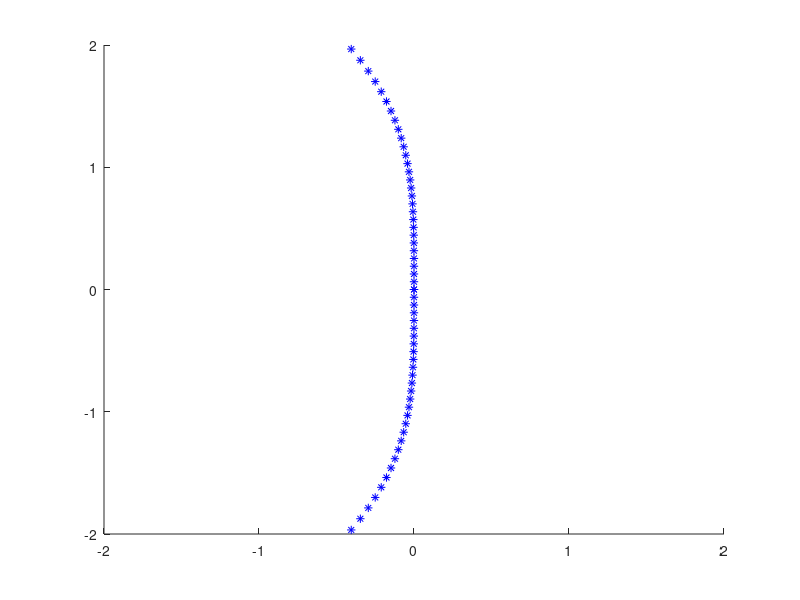

Reproduce this figure in MATLAB.
%%%%%%%%%%%%%%%%%%%%%%%%%%%%%%%%%%%%%%%%%%%%%%%%%%%%%%%%%%%%%%%%%%%%%%%
%Region of Stability of Euler's Method
%EM y_i+1=y_i+h f(x_i,y_i)
% r(lambda h)=(1+h*lambda)
r=@(z)(1+z)
disp('Forward Euler')
%Method 1
disp('Method 1')
xval=linspace(-2,2);
yval=linspace(-2,2);
[X Y]=meshgrid(xval,yval);
Z=X+1i*Y;
Rval=abs(r(Z));
clf
colormap autumn
h=pcolor(xval,yval,(Rval<1)*1.0);
colorbar
title('Region of Stability of Euler Method')
xlabel('real(\lambda h)')
ylabel('imag(\lambda h)')
pause
%Method 2
disp('Method 2')
thetaval=linspace(0,2*pi);
data=[];
i=1;
for theta=thetaval
    %Polynomial for matlab 
    %will be 
    r=[1 1-exp(1i*theta)];
    data(i,:)=roots(r);
    i=i+1;
end
hold on



plot(data(:),'b*')
pause
%%%%%%%%%%%%%%%%%%%%%%%%%%%%%%%%%%%%%%%%%%%%%%%%%%%%%%%%%%%%%%%%%%%%%%%%%%%%%
%Region of Stability of Backward Euler's Method
%BEM y_i+1=y_i+h f(x_i+1,y_i+1)
% r(lambda h)=1./(1-h*lambda)
r=@(z)1./(1-z)
disp('Backward Euler')
%Method 1
disp('Method 1')
xval=linspace(-2,2);
yval=linspace(-2,2);
[X Y]=meshgrid(xval,yval);
Z=X+1i*Y;
Rval=abs(r(Z));
clf
colormap autumn
pcolor(xval,yval,(Rval<1)*1.0)
colorbar
title('Region of Stability of Backward Euler Method')
xlabel('real(\lambda h)')
ylabel('imag(\lambda h)')
pause
%Method 2
disp('Method 2')
%To use method 2 for rational functions 
% r(z)= h(z)/g(z)
% Let h(z)/g(z)=e^{i theta}
% then
% h(z)-g(z)*e^{i theta}
% Is the polynomial whose roots we want to find
thetaval=linspace(0,2*pi);
data=[];
i=1;

for theta=thetaval
    %h=1 -> [ 0 1]%
    %g=(1-z) -> [-1 1]
    % Hence the coefficients will be
    r=[0 1]-exp(1i*theta)*[-1 1];
    data(i,:)=roots(r);
    i=i+1;
end
hold on

plot(data(:),'b*')
pause
%%%%%%%%%%%%%%%%%%%%%%%%%%%%%%%%%%%%%%%%%%%%%%%%%%%%%%%%%%%%%%%%%%%%%%%%%%%%%
%Region of Stability of Backward Euler's Method approximated with
%Forward Euler and one fixed point iteration
%approximate BEM y_i+1=y_i+h f(x_i+1,y_i+h *f(x_i,y_i)))
% r(lambda h)=(1+h lambda+ (hlambda)^2
r=@(z)1+z+z.^2
disp('Backward Euler')
%Method 1
disp('Method 1')
xval=linspace(-2,2);
yval=linspace(-2,2);
[X Y]=meshgrid(xval,yval);
Z=X+1i*Y;
Rval=abs(r(Z));
clf
colormap autumn
pcolor(xval,yval,(Rval<1)*1.0)
colorbar
title('Region of Stability of Backward Euler Method')
xlabel('real(\lambda h)')
ylabel('imag(\lambda h)')
pause
%Method 2
disp('Method 2')
%To use method 2 for rational functions 
% r(z)= h(z)/g(z)
% Let h(z)/g(z)=e^{i theta}
% then
% h(z)-g(z)*e^{i theta}
% Is the polynomial whose roots we want to find
thetaval=linspace(0,2*pi);
data=[];
i=1;

for theta=thetaval
    %h=1 -> [ 0 1]%
    %g=(1-z) -> [-1 1]
    % Hence the coefficients will be
    r=[1 1 1]-exp(1i*theta)*[0 0 1];
    data(i,:)=roots(r);
    i=i+1;
end
hold on

plot(data(:),'b*')
pause

%%%%%%%%%%%%%%%%%%%%%%%%%%%%%%%%%%%%%%%%%%%%%%%%%%%%%%%%%%%%%%%%%%%%%%%%%%%%%
%Region of Stability of Backward Euler's Method approximated with
%Forward Euler and two fixed point iterations
%approximate BEM y_i+1=y_i+h f(x_i+1,y_i+h f(x_i+1,y_i+h *f(x_i,y_i)))_
% r(lambda h)=(1+h lambda+ (hlambda)^2+(h lambda)^3
r=@(z)1+z+z.^2+z.^3;
disp('Backward Euler with two FPI')
%Method 1
disp('Method 1')
xval=linspace(-2,2);
yval=linspace(-2,2);
[X Y]=meshgrid(xval,yval);
Z=X+1i*Y;
Rval=abs(r(Z));
clf
colormap autumn
pcolor(xval,yval,(Rval<1)*1.0)
colorbar
title('Region of Stability of Backward Euler Method')
xlabel('real(\lambda h)')
ylabel('imag(\lambda h)')
pause
%Method 2
disp('Method 2')
%To use method 2 for rational functions 
% r(z)= h(z)/g(z)
% Let h(z)/g(z)=e^{i theta}
% then
% h(z)-g(z)*e^{i theta}
% Is the polynomial whose roots we want to find
thetaval=linspace(0,2*pi);
data=[];
i=1;

for theta=thetaval
    %h=1 -> [ 0 1]%
    %g=(1-z) -> [-1 1]
    % Hence the coefficients will be
    r=[1 1 1 1]-exp(1i*theta)*[0 0 0 1];
    data(i,:)=roots(r);
    i=i+1;
end
hold on

plot(data(:),'b*')
pause


%%%%%%%%%%%%%%%%%%%%%%%%%%%%%%%%%%%%%%%%%%%%%%%%%%%%%%%%%%%%%%%%%%%%%%%%%%%%%
%Region of Stability of Backward Euler's Method approximated with
%Forward Euler and three fixed point iterations
r=@(z)1+z+z.^2+z.^3+z.^4;
disp('Backward Euler with three FPI')
%Method 1
disp('Method 1')
xval=linspace(-2,2);
yval=linspace(-2,2);
[X Y]=meshgrid(xval,yval);
Z=X+1i*Y;
Rval=abs(r(Z));
clf
colormap autumn
pcolor(xval,yval,(Rval<1)*1.0)
colorbar
title('Region of Stability of Backward Euler Method')
xlabel('real(\lambda h)')
ylabel('imag(\lambda h)')
pause
%Method 2
disp('Method 2')
%To use method 2 for rational functions 
% r(z)= h(z)/g(z)
% Let h(z)/g(z)=e^{i theta}
% then
% h(z)-g(z)*e^{i theta}
% Is the polynomial whose roots we want to find
thetaval=linspace(0,2*pi);
data=[];
i=1;

for theta=thetaval
    %h=1 -> [ 0 1]%
    %g=(1-z) -> [-1 1]
    % Hence the coefficients will be
    r=[1 1 1 1 1]-exp(1i*theta)*[0 0 0 0 1];
    data(i,:)=roots(r);
    i=i+1;
end
hold on

plot(data(:),'b*')
pause

%%%%%%%%%%%%%%%%%%%%%%%%%%%%%%%%%%%%%%%%%%%%%%%%%%%%%%%%%%%%%%%%%%%%%%%%%%%%%
%Region of Stability of Backward Euler's Method approximated with
%Forward Euler and ten fixed point iterations
r=@(z)1+z+.5*z.^2;
disp('Midpoint Rule')
%Method 1
disp('Method 1')
xval=linspace(-2,2);
yval=linspace(-2,2);
[X Y]=meshgrid(xval,yval);
Z=X+1i*Y;
Rval=abs(r(Z));
clf
colormap autumn
pcolor(xval,yval,(Rval<1)*1.0)
colorbar
title('Region of Stability of Backward Euler Method')
xlabel('real(\lambda h)')
ylabel('imag(\lambda h)')
pause
%Method 2
disp('Method 2')
%To use method 2 for rational functions 
% r(z)= h(z)/g(z)
% Let h(z)/g(z)=e^{i theta}
% then
% h(z)-g(z)*e^{i theta}
% Is the polynomial whose roots we want to find
thetaval=linspace(0,2*pi);
data=[];
i=1;

for theta=thetaval
    %h=1 -> [ 0 1]%
    %g=(1-z) -> [-1 1]
    % Hence the coefficients will be
    r=[.5 1 1]-exp(1i*theta)*[0 0 1];
    data(i,:)=roots(r);
    i=i+1;
end
hold on

plot(data(:),'b*')
pause



%%%%%%%%%%%%%%%%%%%%%%%%%%%%%%%%%%%%%%%%%%%%%%%%%%%%%%%%%%%%%%%%%%%%%%%n
%Region of stability for approximation Midpoint rule 
% y_i+1=y_i+h*(f(x_i,y_i+h/2 f(x_i,y_i)))

%Method 2
disp('Method 2')
clf
title('Region of Stability of AB-2')
thetaval=linspace(0,2*pi);
data=[];
i=1;
for theta=thetaval
    %Polynomial for matlab 
    %will be 
    rtemp =exp(1i*theta);
    r=[-1/2+3/2*rtemp rtemp-rtemp^2];
    data(i,:)=roots(r);
    i=i+1;
end
hold on

axis([-2 2 -2 2])

plot(data(:),'b*')
pause
%%%%%%%%%%%%%%%%%%%%%%%%%%%%%%%%%%%%%%%%%%%%%%%%%%%%%%%%%%%%%%%%%%%%%%%
%Region of stability for AM-3
%EM y_i+1=y_i+h/12*(5 f(x_i+1,y_i+1)+8 f(x_i,y_i)- f(x_i-1-1,y_i-1))
% Replace y_{i} with r^i simplify
%Method 2
disp('Method 2')
clf
thetaval=linspace(0,2*pi);
data=[];
i=1;
for theta=thetaval
    %Polynomial for matlab 
    %will be 
    rtemp =exp(1i*theta);
    r=[1/12*(5*rtemp^2+8*rtemp-1) rtemp-rtemp.^2 ];
%    r=[1/2*(rtemp+1) 1-rtemp ];
    data(i,:)=roots(r);
    i=i+1;
end
hold on
   
hlambda=-3;
roots([5*hlambda/12-1 8*hlambda/12+1 -hlambda/12]);

axis([-2 2 -2 2])

plot(data(:),'b*')
pause

